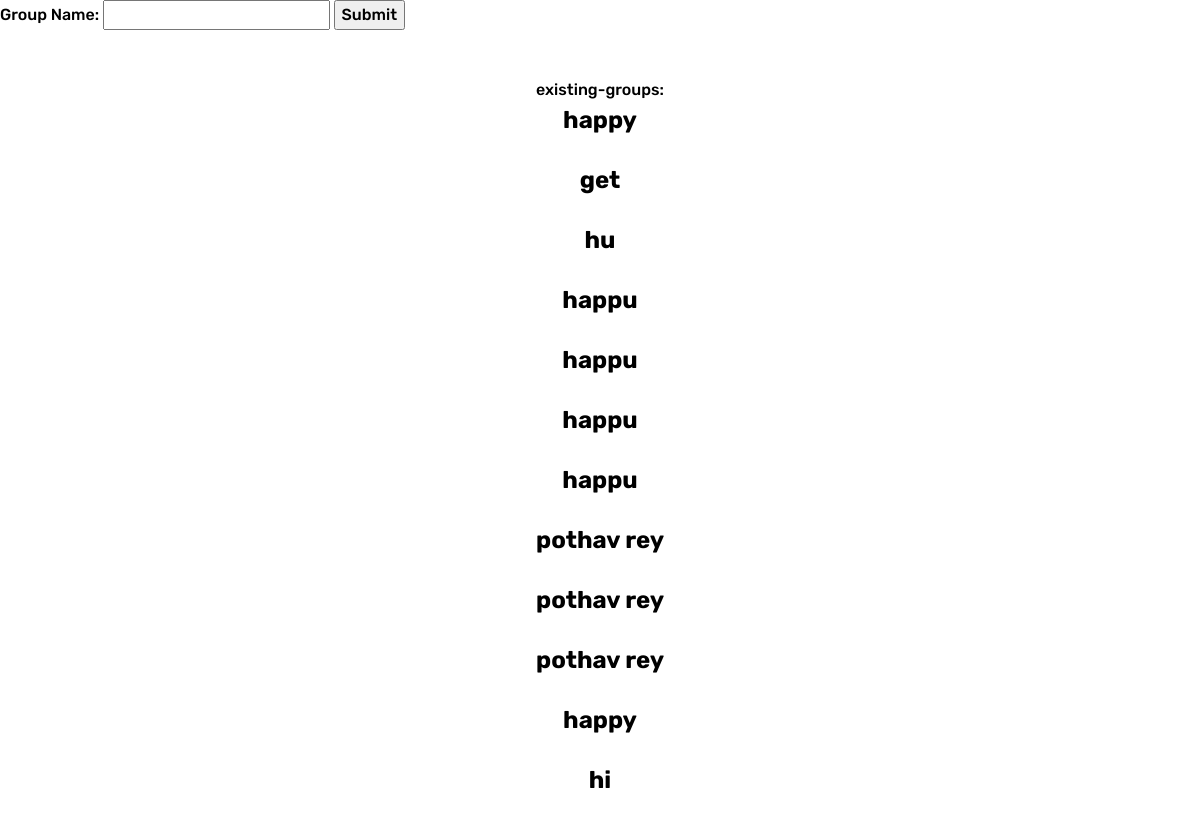
The page /add_group on the database its author committed.
### tables this page shows
CREATE TABLE "Groups" (
	"group_id"	INTEGER,
	"name"	TEXT,
	"users"	TEXT
);

### app.py (the view, shortened to what this page needs)
@app.route("/add_group", methods=['POST','GET'])
def add_group():
    connection = sqlite3.connect("MyDatabase.db")
    curser = connection.cursor()
    query = "SELECT * FROM Groups;"
    result = curser.execute(query)
    data = result.fetchall()
    return render_template("add_group.html", data=data)

### templates/add_group.html (shortened to what this page needs)
<!DOCTYPE html>
<html>
<head>
  <link rel="stylesheet" href="../static/css/sidebar.css">
  <link rel="stylesheet" href="../static/css/signup.css">
</head>
<body>
  <form action="/add_group" method="POST">
    <label for="groupname">Group Name:</label>
    <input type="text" id="groupname" name="groupname">
    <button type="submit">Submit</button>
  </form>
  <br><br>
  <div style="text-align: center;">
  existing-groups:<br>
  {% for group in data %}
        <h2>{{group[1]}}</h2><br>
  {% endfor %}
</div>
</body>
</html>

### static/css/sidebar.css (style rules this page uses)
*, *::before, *::after { box-sizing: border-box; }
* { margin: 0; }
html, body { height: 100%; }
body { line-height: 1.5; -webkit-font-smoothing: antialiased; }
input, button, textarea, select { font: inherit; }
p, h1, h2, h3, h4, h5, h6 { overflow-wrap: break-word; }
html, body { user-select: none; -webkit-user-select: none; font-family: 'Rubik', sans-serif; font-weight: 500; }

### rows shown on the page
Groups: name "happy"
Groups: name "get"
Groups: name "hu"
Groups: name "happu"
Groups: name "happu"
Groups: name "happu"
Groups: name "happu"
Groups: name "pothav rey"
Groups: name "pothav rey"
Groups: name "pothav rey"
Groups: name "happy"
Groups: name "hi"
